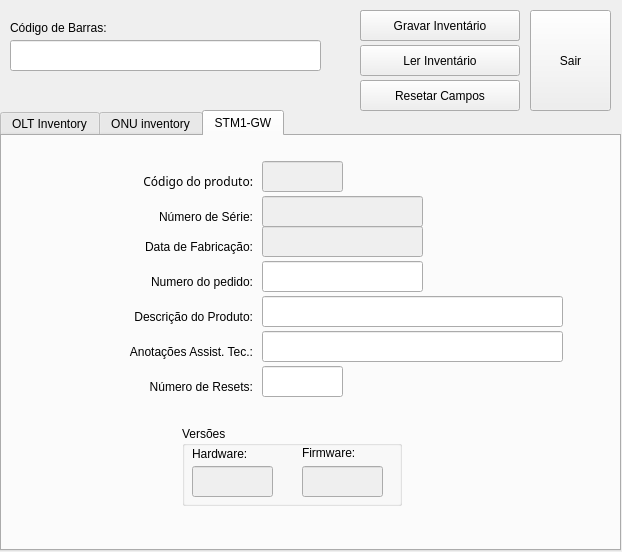
<?xml version="1.0" encoding="UTF-8"?>
<ui version="4.0">
 <class>PDMainWindow</class>
 <widget class="QMainWindow" name="PDMainWindow">
  <property name="geometry">
   <rect>
    <x>0</x>
    <y>0</y>
    <width>622</width>
    <height>552</height>
   </rect>
  </property>
  <property name="windowTitle">
   <string>PonData</string>
  </property>
  <property name="windowIcon">
   <iconset>
    <normaloff>window.ico</normaloff>window.ico</iconset>
  </property>
  <widget class="QWidget" name="PDcentralwidget">
   <widget class="QTabWidget" name="PDtabWidget">
    <property name="geometry">
     <rect>
      <x>0</x>
      <y>110</y>
      <width>621</width>
      <height>441</height>
     </rect>
    </property>
    <property name="currentIndex">
     <number>2</number>
    </property>
    <widget class="QWidget" name="TabOlt">
     <attribute name="title">
      <string>OLT Inventory</string>
     </attribute>
     <widget class="QLineEdit" name="LeOltMac">
      <property name="enabled">
       <bool>false</bool>
      </property>
      <property name="geometry">
       <rect>
        <x>210</x>
        <y>10</y>
        <width>151</width>
        <height>31</height>
       </rect>
      </property>
      <property name="maxLength">
       <number>18</number>
      </property>
     </widget>
     <widget class="QLineEdit" name="LeOltCprod">
      <property name="enabled">
       <bool>false</bool>
      </property>
      <property name="geometry">
       <rect>
        <x>210</x>
        <y>45</y>
        <width>101</width>
        <height>31</height>
       </rect>
      </property>
      <property name="maxLength">
       <number>8</number>
      </property>
     </widget>
     <widget class="QLineEdit" name="LeOltNserie">
      <property name="enabled">
       <bool>false</bool>
      </property>
      <property name="geometry">
       <rect>
        <x>210</x>
        <y>80</y>
        <width>161</width>
        <height>31</height>
       </rect>
      </property>
      <property name="maxLength">
       <number>6</number>
      </property>
     </widget>
     <widget class="QLineEdit" name="LeOltData">
      <property name="enabled">
       <bool>false</bool>
      </property>
      <property name="geometry">
       <rect>
        <x>210</x>
        <y>115</y>
        <width>161</width>
        <height>31</height>
       </rect>
      </property>
      <property name="maxLength">
       <number>11</number>
      </property>
     </widget>
     <widget class="QLineEdit" name="LeOltDproduto">
      <property name="geometry">
       <rect>
        <x>210</x>
        <y>185</y>
        <width>301</width>
        <height>31</height>
       </rect>
      </property>
      <property name="maxLength">
       <number>30</number>
      </property>
     </widget>
     <widget class="QLineEdit" name="LeOltTec">
      <property name="geometry">
       <rect>
        <x>210</x>
        <y>220</y>
        <width>301</width>
        <height>31</height>
       </rect>
      </property>
      <property name="maxLength">
       <number>100</number>
      </property>
     </widget>
     <widget class="QLineEdit" name="LeOltNpedido">
      <property name="geometry">
       <rect>
        <x>210</x>
        <y>150</y>
        <width>151</width>
        <height>31</height>
       </rect>
      </property>
     </widget>
     <widget class="QGroupBox" name="GbOltVersoes">
      <property name="geometry">
       <rect>
        <x>20</x>
        <y>330</y>
        <width>220</width>
        <height>80</height>
       </rect>
      </property>
      <property name="title">
       <string>Versões</string>
      </property>
      <widget class="QLineEdit" name="LeOltVhw">
       <property name="enabled">
        <bool>false</bool>
       </property>
       <property name="geometry">
        <rect>
         <x>10</x>
         <y>40</y>
         <width>81</width>
         <height>31</height>
        </rect>
       </property>
      </widget>
      <widget class="QLineEdit" name="LeOltVfw">
       <property name="enabled">
        <bool>false</bool>
       </property>
       <property name="geometry">
        <rect>
         <x>120</x>
         <y>40</y>
         <width>81</width>
         <height>31</height>
        </rect>
       </property>
      </widget>
      <widget class="QLabel" name="LaOltVhw">
       <property name="geometry">
        <rect>
         <x>10</x>
         <y>20</y>
         <width>80</width>
         <height>16</height>
        </rect>
       </property>
       <property name="text">
        <string>Hardware:</string>
       </property>
      </widget>
      <widget class="QLabel" name="LaOltVfw">
       <property name="geometry">
        <rect>
         <x>120</x>
         <y>20</y>
         <width>80</width>
         <height>14</height>
        </rect>
       </property>
       <property name="text">
        <string>Firmware:</string>
       </property>
      </widget>
     </widget>
     <widget class="QGroupBox" name="GbOltSoftware">
      <property name="geometry">
       <rect>
        <x>280</x>
        <y>330</y>
        <width>280</width>
        <height>80</height>
       </rect>
      </property>
      <property name="title">
       <string>Pacotes de Software</string>
      </property>
      <widget class="QLineEdit" name="LeOltStartup">
       <property name="enabled">
        <bool>false</bool>
       </property>
       <property name="geometry">
        <rect>
         <x>10</x>
         <y>40</y>
         <width>80</width>
         <height>30</height>
        </rect>
       </property>
      </widget>
      <widget class="QLineEdit" name="LeOltSystem">
       <property name="enabled">
        <bool>false</bool>
       </property>
       <property name="geometry">
        <rect>
         <x>100</x>
         <y>40</y>
         <width>80</width>
         <height>30</height>
        </rect>
       </property>
      </widget>
      <widget class="QLabel" name="LaOltStartup">
       <property name="geometry">
        <rect>
         <x>10</x>
         <y>20</y>
         <width>57</width>
         <height>14</height>
        </rect>
       </property>
       <property name="text">
        <string>Startup:</string>
       </property>
      </widget>
      <widget class="QLabel" name="LaOltSystem">
       <property name="geometry">
        <rect>
         <x>100</x>
         <y>20</y>
         <width>57</width>
         <height>14</height>
        </rect>
       </property>
       <property name="text">
        <string>System:</string>
       </property>
      </widget>
      <widget class="QLabel" name="LaOltAsgos">
       <property name="geometry">
        <rect>
         <x>190</x>
         <y>20</y>
         <width>57</width>
         <height>14</height>
        </rect>
       </property>
       <property name="text">
        <string>AsGOS:</string>
       </property>
      </widget>
      <widget class="QLineEdit" name="LeOltAsgos">
       <property name="enabled">
        <bool>false</bool>
       </property>
       <property name="geometry">
        <rect>
         <x>190</x>
         <y>40</y>
         <width>80</width>
         <height>30</height>
        </rect>
       </property>
      </widget>
     </widget>
     <widget class="QLabel" name="LaOltMac">
      <property name="geometry">
       <rect>
        <x>20</x>
        <y>20</y>
        <width>181</width>
        <height>21</height>
       </rect>
      </property>
      <property name="text">
       <string>MAC:</string>
      </property>
      <property name="alignment">
       <set>Qt::AlignRight|Qt::AlignTrailing|Qt::AlignVCenter</set>
      </property>
     </widget>
     <widget class="QLabel" name="LaOltCprod">
      <property name="geometry">
       <rect>
        <x>20</x>
        <y>55</y>
        <width>180</width>
        <height>21</height>
       </rect>
      </property>
      <property name="text">
       <string>Código do produto:</string>
      </property>
      <property name="alignment">
       <set>Qt::AlignRight|Qt::AlignTrailing|Qt::AlignVCenter</set>
      </property>
     </widget>
     <widget class="QLabel" name="LaOltNserie">
      <property name="geometry">
       <rect>
        <x>20</x>
        <y>90</y>
        <width>180</width>
        <height>21</height>
       </rect>
      </property>
      <property name="text">
       <string>Número de Série:</string>
      </property>
      <property name="alignment">
       <set>Qt::AlignRight|Qt::AlignTrailing|Qt::AlignVCenter</set>
      </property>
     </widget>
     <widget class="QLabel" name="LaOltData">
      <property name="geometry">
       <rect>
        <x>20</x>
        <y>125</y>
        <width>180</width>
        <height>21</height>
       </rect>
      </property>
      <property name="text">
       <string>Data de Fabricação:</string>
      </property>
      <property name="alignment">
       <set>Qt::AlignRight|Qt::AlignTrailing|Qt::AlignVCenter</set>
      </property>
     </widget>
     <widget class="QLabel" name="LaOltNpedido">
      <property name="geometry">
       <rect>
        <x>20</x>
        <y>160</y>
        <width>180</width>
        <height>21</height>
       </rect>
      </property>
      <property name="text">
       <string>Numero do pedido:</string>
      </property>
      <property name="alignment">
       <set>Qt::AlignRight|Qt::AlignTrailing|Qt::AlignVCenter</set>
      </property>
     </widget>
     <widget class="QLabel" name="LaOltDproduto">
      <property name="geometry">
       <rect>
        <x>20</x>
        <y>195</y>
        <width>180</width>
        <height>21</height>
       </rect>
      </property>
      <property name="text">
       <string>Descrição do Produto:</string>
      </property>
      <property name="alignment">
       <set>Qt::AlignRight|Qt::AlignTrailing|Qt::AlignVCenter</set>
      </property>
     </widget>
     <widget class="QLabel" name="LaOltTec">
      <property name="geometry">
       <rect>
        <x>20</x>
        <y>230</y>
        <width>180</width>
        <height>21</height>
       </rect>
      </property>
      <property name="text">
       <string>Anotações Assist. Tec.:</string>
      </property>
      <property name="alignment">
       <set>Qt::AlignRight|Qt::AlignTrailing|Qt::AlignVCenter</set>
      </property>
     </widget>
     <widget class="QLabel" name="LaOltResets">
      <property name="geometry">
       <rect>
        <x>20</x>
        <y>265</y>
        <width>180</width>
        <height>20</height>
       </rect>
      </property>
      <property name="text">
       <string>Número de Resets:</string>
      </property>
      <property name="alignment">
       <set>Qt::AlignRight|Qt::AlignTrailing|Qt::AlignVCenter</set>
      </property>
     </widget>
     <widget class="QLineEdit" name="LeOltResets">
      <property name="geometry">
       <rect>
        <x>210</x>
        <y>255</y>
        <width>81</width>
        <height>31</height>
       </rect>
      </property>
     </widget>
    </widget>
    <widget class="QWidget" name="TabOnu">
     <attribute name="title">
      <string>ONU inventory</string>
     </attribute>
     <widget class="QLabel" name="LaOnuData">
      <property name="geometry">
       <rect>
        <x>20</x>
        <y>160</y>
        <width>181</width>
        <height>21</height>
       </rect>
      </property>
      <property name="text">
       <string>Data de Fabricação:</string>
      </property>
      <property name="alignment">
       <set>Qt::AlignRight|Qt::AlignTrailing|Qt::AlignVCenter</set>
      </property>
     </widget>
     <widget class="QLineEdit" name="LeOnuMac">
      <property name="enabled">
       <bool>false</bool>
      </property>
      <property name="geometry">
       <rect>
        <x>210</x>
        <y>10</y>
        <width>161</width>
        <height>31</height>
       </rect>
      </property>
      <property name="maxLength">
       <number>18</number>
      </property>
     </widget>
     <widget class="QLineEdit" name="LeOnuDproduto">
      <property name="geometry">
       <rect>
        <x>210</x>
        <y>220</y>
        <width>301</width>
        <height>31</height>
       </rect>
      </property>
      <property name="maxLength">
       <number>30</number>
      </property>
     </widget>
     <widget class="QLineEdit" name="LeOnuResets">
      <property name="geometry">
       <rect>
        <x>210</x>
        <y>290</y>
        <width>81</width>
        <height>31</height>
       </rect>
      </property>
     </widget>
     <widget class="QLineEdit" name="LeOnuNpedido">
      <property name="geometry">
       <rect>
        <x>210</x>
        <y>185</y>
        <width>161</width>
        <height>31</height>
       </rect>
      </property>
     </widget>
     <widget class="QLabel" name="LaOnuMac">
      <property name="geometry">
       <rect>
        <x>20</x>
        <y>20</y>
        <width>181</width>
        <height>21</height>
       </rect>
      </property>
      <property name="text">
       <string>MAC:</string>
      </property>
      <property name="alignment">
       <set>Qt::AlignRight|Qt::AlignTrailing|Qt::AlignVCenter</set>
      </property>
     </widget>
     <widget class="QLineEdit" name="LeOnuNserie">
      <property name="enabled">
       <bool>false</bool>
      </property>
      <property name="geometry">
       <rect>
        <x>210</x>
        <y>80</y>
        <width>161</width>
        <height>31</height>
       </rect>
      </property>
      <property name="maxLength">
       <number>6</number>
      </property>
     </widget>
     <widget class="QGroupBox" name="GbOnuSoftware">
      <property name="geometry">
       <rect>
        <x>310</x>
        <y>330</y>
        <width>160</width>
        <height>80</height>
       </rect>
      </property>
      <property name="title">
       <string>Pacotes de Software</string>
      </property>
      <widget class="QLineEdit" name="LeOnuSystem">
       <property name="enabled">
        <bool>false</bool>
       </property>
       <property name="geometry">
        <rect>
         <x>40</x>
         <y>40</y>
         <width>81</width>
         <height>31</height>
        </rect>
       </property>
      </widget>
      <widget class="QLabel" name="LaOnuSystem">
       <property name="geometry">
        <rect>
         <x>40</x>
         <y>20</y>
         <width>80</width>
         <height>14</height>
        </rect>
       </property>
       <property name="text">
        <string>System:</string>
       </property>
      </widget>
     </widget>
     <widget class="QGroupBox" name="GbOnuVersoes">
      <property name="geometry">
       <rect>
        <x>70</x>
        <y>330</y>
        <width>220</width>
        <height>80</height>
       </rect>
      </property>
      <property name="title">
       <string>Versões</string>
      </property>
      <widget class="QLineEdit" name="LeOnuVhw">
       <property name="enabled">
        <bool>false</bool>
       </property>
       <property name="geometry">
        <rect>
         <x>10</x>
         <y>40</y>
         <width>81</width>
         <height>31</height>
        </rect>
       </property>
      </widget>
      <widget class="QLineEdit" name="LeOnuVfw">
       <property name="enabled">
        <bool>false</bool>
       </property>
       <property name="geometry">
        <rect>
         <x>120</x>
         <y>40</y>
         <width>81</width>
         <height>31</height>
        </rect>
       </property>
      </widget>
      <widget class="QLabel" name="LaOnuVhw">
       <property name="geometry">
        <rect>
         <x>10</x>
         <y>20</y>
         <width>80</width>
         <height>16</height>
        </rect>
       </property>
       <property name="text">
        <string>Hardware:</string>
       </property>
      </widget>
      <widget class="QLabel" name="LaOnuVfw">
       <property name="geometry">
        <rect>
         <x>120</x>
         <y>20</y>
         <width>80</width>
         <height>14</height>
        </rect>
       </property>
       <property name="text">
        <string>Firmware:</string>
       </property>
      </widget>
     </widget>
     <widget class="QLineEdit" name="LeOnuCprod">
      <property name="enabled">
       <bool>false</bool>
      </property>
      <property name="geometry">
       <rect>
        <x>210</x>
        <y>45</y>
        <width>81</width>
        <height>31</height>
       </rect>
      </property>
      <property name="maxLength">
       <number>8</number>
      </property>
     </widget>
     <widget class="QLabel" name="LaOnuDproduto">
      <property name="geometry">
       <rect>
        <x>20</x>
        <y>230</y>
        <width>181</width>
        <height>21</height>
       </rect>
      </property>
      <property name="text">
       <string>Descrição do Produto:</string>
      </property>
      <property name="alignment">
       <set>Qt::AlignRight|Qt::AlignTrailing|Qt::AlignVCenter</set>
      </property>
     </widget>
     <widget class="QLabel" name="LaOnuTec">
      <property name="geometry">
       <rect>
        <x>20</x>
        <y>265</y>
        <width>181</width>
        <height>21</height>
       </rect>
      </property>
      <property name="text">
       <string>Anotações Assist. Tec.:</string>
      </property>
      <property name="alignment">
       <set>Qt::AlignRight|Qt::AlignTrailing|Qt::AlignVCenter</set>
      </property>
     </widget>
     <widget class="QLabel" name="LaOnuNserie">
      <property name="geometry">
       <rect>
        <x>20</x>
        <y>90</y>
        <width>181</width>
        <height>21</height>
       </rect>
      </property>
      <property name="text">
       <string>Número de Série:</string>
      </property>
      <property name="alignment">
       <set>Qt::AlignRight|Qt::AlignTrailing|Qt::AlignVCenter</set>
      </property>
     </widget>
     <widget class="QLabel" name="LaOnuNpedido">
      <property name="geometry">
       <rect>
        <x>20</x>
        <y>195</y>
        <width>181</width>
        <height>21</height>
       </rect>
      </property>
      <property name="text">
       <string>Numero do pedido:</string>
      </property>
      <property name="alignment">
       <set>Qt::AlignRight|Qt::AlignTrailing|Qt::AlignVCenter</set>
      </property>
     </widget>
     <widget class="QLineEdit" name="LeOnuTec">
      <property name="geometry">
       <rect>
        <x>210</x>
        <y>255</y>
        <width>301</width>
        <height>31</height>
       </rect>
      </property>
      <property name="maxLength">
       <number>100</number>
      </property>
     </widget>
     <widget class="QLineEdit" name="LeOnuData">
      <property name="enabled">
       <bool>false</bool>
      </property>
      <property name="geometry">
       <rect>
        <x>210</x>
        <y>150</y>
        <width>161</width>
        <height>31</height>
       </rect>
      </property>
      <property name="maxLength">
       <number>11</number>
      </property>
     </widget>
     <widget class="QLabel" name="LaOnuResets">
      <property name="geometry">
       <rect>
        <x>20</x>
        <y>300</y>
        <width>181</width>
        <height>21</height>
       </rect>
      </property>
      <property name="text">
       <string>Número de Resets:</string>
      </property>
      <property name="alignment">
       <set>Qt::AlignRight|Qt::AlignTrailing|Qt::AlignVCenter</set>
      </property>
     </widget>
     <widget class="QLabel" name="LaOnuCprod">
      <property name="geometry">
       <rect>
        <x>20</x>
        <y>55</y>
        <width>181</width>
        <height>21</height>
       </rect>
      </property>
      <property name="font">
       <font>
        <family>Sans Serif</family>
       </font>
      </property>
      <property name="text">
       <string>Código do produto:</string>
      </property>
      <property name="alignment">
       <set>Qt::AlignRight|Qt::AlignTrailing|Qt::AlignVCenter</set>
      </property>
     </widget>
     <widget class="QLineEdit" name="LeOnuNspon">
      <property name="enabled">
       <bool>false</bool>
      </property>
      <property name="geometry">
       <rect>
        <x>210</x>
        <y>115</y>
        <width>161</width>
        <height>31</height>
       </rect>
      </property>
      <property name="maxLength">
       <number>25</number>
      </property>
     </widget>
     <widget class="QLabel" name="LaOnuNspon">
      <property name="geometry">
       <rect>
        <x>20</x>
        <y>125</y>
        <width>181</width>
        <height>21</height>
       </rect>
      </property>
      <property name="text">
       <string>Número de Série PON:</string>
      </property>
      <property name="alignment">
       <set>Qt::AlignRight|Qt::AlignTrailing|Qt::AlignVCenter</set>
      </property>
     </widget>
    </widget>
    <widget class="QWidget" name="TabSTM1GW">
     <attribute name="title">
      <string>STM1-GW</string>
     </attribute>
     <widget class="QLineEdit" name="LeSTM1Tec">
      <property name="geometry">
       <rect>
        <x>260</x>
        <y>195</y>
        <width>301</width>
        <height>31</height>
       </rect>
      </property>
      <property name="maxLength">
       <number>100</number>
      </property>
     </widget>
     <widget class="QLineEdit" name="LeSTM1Dproduto">
      <property name="geometry">
       <rect>
        <x>260</x>
        <y>160</y>
        <width>301</width>
        <height>31</height>
       </rect>
      </property>
      <property name="maxLength">
       <number>30</number>
      </property>
     </widget>
     <widget class="QLineEdit" name="LeSTM1Nserie">
      <property name="enabled">
       <bool>false</bool>
      </property>
      <property name="geometry">
       <rect>
        <x>260</x>
        <y>60</y>
        <width>161</width>
        <height>31</height>
       </rect>
      </property>
      <property name="maxLength">
       <number>6</number>
      </property>
     </widget>
     <widget class="QLineEdit" name="LeSTM1Cprod">
      <property name="enabled">
       <bool>false</bool>
      </property>
      <property name="geometry">
       <rect>
        <x>260</x>
        <y>25</y>
        <width>81</width>
        <height>31</height>
       </rect>
      </property>
      <property name="maxLength">
       <number>8</number>
      </property>
     </widget>
     <widget class="QLabel" name="LaSTM1Tec">
      <property name="geometry">
       <rect>
        <x>70</x>
        <y>205</y>
        <width>181</width>
        <height>21</height>
       </rect>
      </property>
      <property name="text">
       <string>Anotações Assist. Tec.:</string>
      </property>
      <property name="alignment">
       <set>Qt::AlignRight|Qt::AlignTrailing|Qt::AlignVCenter</set>
      </property>
     </widget>
     <widget class="QLabel" name="LaSTM1Nserie">
      <property name="geometry">
       <rect>
        <x>70</x>
        <y>70</y>
        <width>181</width>
        <height>21</height>
       </rect>
      </property>
      <property name="text">
       <string>Número de Série:</string>
      </property>
      <property name="alignment">
       <set>Qt::AlignRight|Qt::AlignTrailing|Qt::AlignVCenter</set>
      </property>
     </widget>
     <widget class="QLineEdit" name="LeSTM1Data">
      <property name="enabled">
       <bool>false</bool>
      </property>
      <property name="geometry">
       <rect>
        <x>260</x>
        <y>90</y>
        <width>161</width>
        <height>31</height>
       </rect>
      </property>
      <property name="maxLength">
       <number>11</number>
      </property>
     </widget>
     <widget class="QLineEdit" name="LeSTM1Resets">
      <property name="geometry">
       <rect>
        <x>260</x>
        <y>230</y>
        <width>81</width>
        <height>31</height>
       </rect>
      </property>
     </widget>
     <widget class="QLabel" name="LaSTM1Cprod">
      <property name="geometry">
       <rect>
        <x>70</x>
        <y>35</y>
        <width>181</width>
        <height>21</height>
       </rect>
      </property>
      <property name="font">
       <font>
        <family>Sans Serif</family>
       </font>
      </property>
      <property name="text">
       <string>Código do produto:</string>
      </property>
      <property name="alignment">
       <set>Qt::AlignRight|Qt::AlignTrailing|Qt::AlignVCenter</set>
      </property>
     </widget>
     <widget class="QGroupBox" name="GbSTM1Versoes">
      <property name="geometry">
       <rect>
        <x>180</x>
        <y>290</y>
        <width>220</width>
        <height>80</height>
       </rect>
      </property>
      <property name="title">
       <string>Versões</string>
      </property>
      <widget class="QLineEdit" name="LeSTM1Vhw">
       <property name="enabled">
        <bool>false</bool>
       </property>
       <property name="geometry">
        <rect>
         <x>10</x>
         <y>40</y>
         <width>81</width>
         <height>31</height>
        </rect>
       </property>
      </widget>
      <widget class="QLineEdit" name="LeSTM1Vfw">
       <property name="enabled">
        <bool>false</bool>
       </property>
       <property name="geometry">
        <rect>
         <x>120</x>
         <y>40</y>
         <width>81</width>
         <height>31</height>
        </rect>
       </property>
      </widget>
      <widget class="QLabel" name="LaSTM1Vhw">
       <property name="geometry">
        <rect>
         <x>10</x>
         <y>20</y>
         <width>80</width>
         <height>16</height>
        </rect>
       </property>
       <property name="text">
        <string>Hardware:</string>
       </property>
      </widget>
      <widget class="QLabel" name="LaSTM1Vfw">
       <property name="geometry">
        <rect>
         <x>120</x>
         <y>20</y>
         <width>80</width>
         <height>14</height>
        </rect>
       </property>
       <property name="text">
        <string>Firmware:</string>
       </property>
      </widget>
     </widget>
     <widget class="QLabel" name="LaSTM1Data">
      <property name="geometry">
       <rect>
        <x>70</x>
        <y>100</y>
        <width>181</width>
        <height>21</height>
       </rect>
      </property>
      <property name="text">
       <string>Data de Fabricação:</string>
      </property>
      <property name="alignment">
       <set>Qt::AlignRight|Qt::AlignTrailing|Qt::AlignVCenter</set>
      </property>
     </widget>
     <widget class="QLabel" name="LaSTM1Npedido">
      <property name="geometry">
       <rect>
        <x>70</x>
        <y>135</y>
        <width>181</width>
        <height>21</height>
       </rect>
      </property>
      <property name="text">
       <string>Numero do pedido:</string>
      </property>
      <property name="alignment">
       <set>Qt::AlignRight|Qt::AlignTrailing|Qt::AlignVCenter</set>
      </property>
     </widget>
     <widget class="QLineEdit" name="LeSTM1Npedido">
      <property name="geometry">
       <rect>
        <x>260</x>
        <y>125</y>
        <width>161</width>
        <height>31</height>
       </rect>
      </property>
     </widget>
     <widget class="QLabel" name="LaSTM1Resets">
      <property name="geometry">
       <rect>
        <x>70</x>
        <y>240</y>
        <width>181</width>
        <height>21</height>
       </rect>
      </property>
      <property name="text">
       <string>Número de Resets:</string>
      </property>
      <property name="alignment">
       <set>Qt::AlignRight|Qt::AlignTrailing|Qt::AlignVCenter</set>
      </property>
     </widget>
     <widget class="QLabel" name="LaSTM1Dproduto">
      <property name="geometry">
       <rect>
        <x>70</x>
        <y>170</y>
        <width>181</width>
        <height>21</height>
       </rect>
      </property>
      <property name="text">
       <string>Descrição do Produto:</string>
      </property>
      <property name="alignment">
       <set>Qt::AlignRight|Qt::AlignTrailing|Qt::AlignVCenter</set>
      </property>
     </widget>
    </widget>
   </widget>
   <widget class="QLineEdit" name="LeCodbar">
    <property name="geometry">
     <rect>
      <x>10</x>
      <y>40</y>
      <width>311</width>
      <height>31</height>
     </rect>
    </property>
    <property name="maxLength">
     <number>32</number>
    </property>
   </widget>
   <widget class="QLabel" name="LaCodBar">
    <property name="geometry">
     <rect>
      <x>10</x>
      <y>20</y>
      <width>180</width>
      <height>16</height>
     </rect>
    </property>
    <property name="text">
     <string>Código de Barras:</string>
    </property>
   </widget>
   <widget class="QPushButton" name="PbSend">
    <property name="geometry">
     <rect>
      <x>360</x>
      <y>10</y>
      <width>160</width>
      <height>31</height>
     </rect>
    </property>
    <property name="text">
     <string>Enviar Inventário</string>
    </property>
    <property name="icon">
     <iconset>
      <normaloff>write.ico</normaloff>write.ico</iconset>
    </property>
   </widget>
   <widget class="QPushButton" name="PbWrite">
    <property name="geometry">
     <rect>
      <x>360</x>
      <y>10</y>
      <width>160</width>
      <height>31</height>
     </rect>
    </property>
    <property name="text">
     <string>Gravar Inventário</string>
    </property>
    <property name="icon">
     <iconset>
      <normaloff>write.ico</normaloff>write.ico</iconset>
    </property>
   </widget>
   <widget class="QPushButton" name="PbRead">
    <property name="geometry">
     <rect>
      <x>360</x>
      <y>45</y>
      <width>160</width>
      <height>31</height>
     </rect>
    </property>
    <property name="text">
     <string>Ler Inventário</string>
    </property>
    <property name="icon">
     <iconset>
      <normaloff>read.ico</normaloff>read.ico</iconset>
    </property>
   </widget>
   <widget class="QPushButton" name="PbClean">
    <property name="geometry">
     <rect>
      <x>360</x>
      <y>80</y>
      <width>160</width>
      <height>31</height>
     </rect>
    </property>
    <property name="text">
     <string>Resetar Campos</string>
    </property>
    <property name="icon">
     <iconset>
      <normaloff>erase.ico</normaloff>erase.ico</iconset>
    </property>
   </widget>
   <widget class="QPushButton" name="PbQuit">
    <property name="geometry">
     <rect>
      <x>530</x>
      <y>10</y>
      <width>81</width>
      <height>101</height>
     </rect>
    </property>
    <property name="text">
     <string>Sair</string>
    </property>
    <property name="icon">
     <iconset>
      <normaloff>quit.ico</normaloff>quit.ico</iconset>
    </property>
   </widget>
  </widget>
 </widget>
 <tabstops>
  <tabstop>LeCodbar</tabstop>
  <tabstop>LeOltNpedido</tabstop>
  <tabstop>LeOltDproduto</tabstop>
  <tabstop>LeOltTec</tabstop>
  <tabstop>PbWrite</tabstop>
  <tabstop>PbRead</tabstop>
  <tabstop>PbClean</tabstop>
  <tabstop>PbQuit</tabstop>
  <tabstop>LeOltVhw</tabstop>
  <tabstop>LeOltVfw</tabstop>
  <tabstop>LeOltStartup</tabstop>
  <tabstop>LeOltSystem</tabstop>
  <tabstop>LeOltAsgos</tabstop>
  <tabstop>LeOltResets</tabstop>
  <tabstop>LeOnuMac</tabstop>
  <tabstop>LeOnuDproduto</tabstop>
  <tabstop>LeOnuResets</tabstop>
  <tabstop>LeOnuNpedido</tabstop>
  <tabstop>LeOnuNserie</tabstop>
  <tabstop>LeOnuSystem</tabstop>
  <tabstop>LeOnuVhw</tabstop>
  <tabstop>LeOnuVfw</tabstop>
  <tabstop>LeOnuCprod</tabstop>
  <tabstop>LeOnuTec</tabstop>
  <tabstop>LeOnuData</tabstop>
  <tabstop>LeOnuNspon</tabstop>
  <tabstop>PDtabWidget</tabstop>
  <tabstop>LeOltData</tabstop>
  <tabstop>LeOltCprod</tabstop>
  <tabstop>LeOltNserie</tabstop>
  <tabstop>LeOltMac</tabstop>
 </tabstops>
 <resources/>
 <connections>
  <connection>
   <sender>LeCodbar</sender>
   <signal>returnPressed()</signal>
   <receiver>PDMainWindow</receiver>
   <slot>update()</slot>
   <hints>
    <hint type="sourcelabel">
     <x>203</x>
     <y>64</y>
    </hint>
    <hint type="destinationlabel">
     <x>242</x>
     <y>17</y>
    </hint>
   </hints>
  </connection>
  <connection>
   <sender>PbWrite</sender>
   <signal>clicked()</signal>
   <receiver>PDMainWindow</receiver>
   <slot>update()</slot>
   <hints>
    <hint type="sourcelabel">
     <x>398</x>
     <y>32</y>
    </hint>
    <hint type="destinationlabel">
     <x>288</x>
     <y>92</y>
    </hint>
   </hints>
  </connection>
  <connection>
   <sender>PbClean</sender>
   <signal>clicked()</signal>
   <receiver>PDMainWindow</receiver>
   <slot>update()</slot>
   <hints>
    <hint type="sourcelabel">
     <x>439</x>
     <y>82</y>
    </hint>
    <hint type="destinationlabel">
     <x>121</x>
     <y>77</y>
    </hint>
   </hints>
  </connection>
  <connection>
   <sender>PbQuit</sender>
   <signal>clicked()</signal>
   <receiver>PDMainWindow</receiver>
   <slot>close()</slot>
   <hints>
    <hint type="sourcelabel">
     <x>512</x>
     <y>55</y>
    </hint>
    <hint type="destinationlabel">
     <x>39</x>
     <y>84</y>
    </hint>
   </hints>
  </connection>
 </connections>
</ui>
